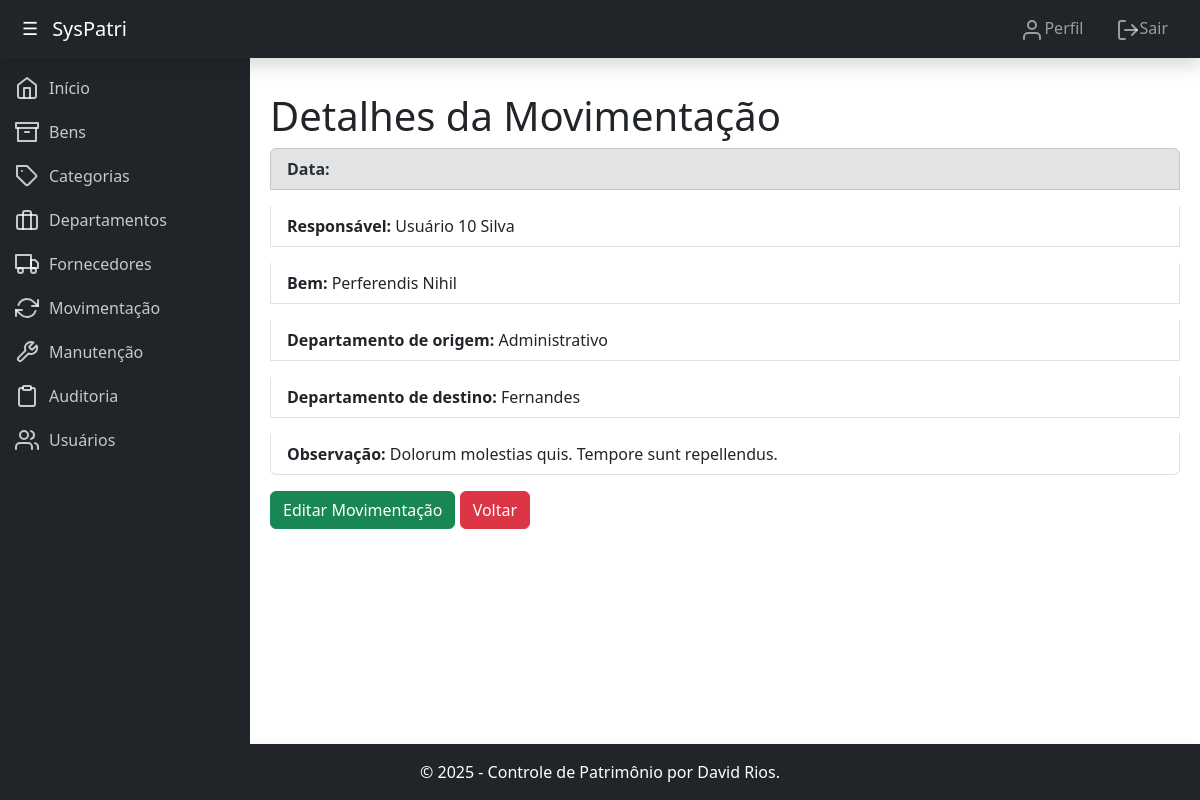
The app's page /controle/movimentacoes/detalhes/40/ (signed in) with its own data.
### controle/models.py (models this page shows, shortened)
class Movimentacao(models.Model):
    bem = models.ForeignKey(Bem, on_delete=models.CASCADE, verbose_name="Bem")
    departamento_origem = models.ForeignKey(Departamento, on_delete=models.CASCADE, related_name="movimentacoes_origem", verbose_name="Departamento de Origem")
    departamento_destino = models.ForeignKey(Departamento, on_delete=models.CASCADE, related_name="movimentacoes_destino", verbose_name="Departamento de Destino")
    data_movimentacao = models.DateTimeField(auto_now_add=True, verbose_name="Data da Movimentação")
    responsavel = models.ForeignKey(Usuario, on_delete=models.SET_NULL, null=True, verbose_name="Responsável")
    observacao = models.TextField(blank=True, null=True, verbose_name="Observação")
    class Meta:
        verbose_name = "Movimentação"
        verbose_name_plural = "Movimentações"

### core/models.py (models this page shows)
class Usuario(AbstractUser):
    departamento = models.ForeignKey(Departamento, on_delete=models.SET_NULL, null=True, blank=True, verbose_name="Departamento")
    cargo = models.CharField(max_length=100, blank=True, null=True, verbose_name="Cargo")
    gerente = models.BooleanField(default=False, verbose_name="Gerente")
    groups = models.ManyToManyField(
        'auth.Group',
        verbose_name='groups',
        blank=True,
        help_text='The groups this user belongs to. A user will get all permissions granted to each of their groups.',
        related_name="usuario_groups",  # Nome único para o related_name
        related_query_name="usuario",
    )
    user_permissions = models.ManyToManyField(
        'auth.Permission',
        verbose_name='user permissions',
        blank=True,
        help_text='Specific permissions for this user.',
        related_name="usuario_permissions",  # Nome único para o related_name
        related_query_name="usuario",
    )
    def __str__(self):
        return self.get_full_name() or self.username

### patrimonio/models.py (models this page shows)
class Bem(models.Model):
    nome = models.CharField(max_length=100, verbose_name="Nome")
    descricao = models.TextField(blank=True, null=True, verbose_name="Descrição")
    categoria = models.ForeignKey(Categoria, on_delete=models.SET_NULL, null=True, verbose_name="Categoria")
    departamento = models.ForeignKey(Departamento, on_delete=models.SET_NULL, null=True, verbose_name="Departamento")
    fornecedor = models.ForeignKey(Fornecedor, on_delete=models.SET_NULL, null=True, verbose_name="Fornecedor")
    data_aquisicao = models.DateField(verbose_name="Data de Aquisição")
    valor = models.DecimalField(max_digits=10, decimal_places=2, verbose_name="Valor")
    rfid = models.CharField(max_length=50, unique=True, verbose_name="RFID")
    status = models.CharField(max_length=20, choices=[('ativo', 'Ativo'), ('inativo', 'Inativo')], default='ativo', verbose_name="Status")
    def __str__(self):
        return self.nome
    class Meta:
        verbose_name = "Bem"
        verbose_name_plural = "Bens"

class Departamento(models.Model):
    nome = models.CharField(max_length=100, verbose_name="Nome")
    responsavel = models.CharField(max_length=100, verbose_name="Responsável")
    telefone = models.CharField(max_length=20, blank=True, null=True, verbose_name="Telefone")
    def __str__(self):
        return self.nome
    class Meta:
        verbose_name = "Departamento"
        verbose_name_plural = "Departamentos"

### controle/views.py (the view)
# urls.py: path('movimentacoes/detalhes/<int:pk>/', views.detalhes_movimentacao, name='detalhes_movimentacao'),
@login_required
def detalhes_movimentacao(request, pk):
    movimentacao = get_object_or_404(Movimentacao, pk=pk)
    return render(request, 'detalhes_movimentacao.html', {'movimentacao': movimentacao})

### controle/templates/detalhes_movimentacao.html (shortened to what this page needs)
{% extends 'base.html' %}
{% block content %}
    <h1>Detalhes da Movimentação</h1>
    <ul class="list-group">
        <p class="list-group-item list-group-item-secondary"><strong>Data:</strong> {{ movimentacao.data }}</p>
        <p class="list-group-item"><strong>Responsável:</strong> {{ movimentacao.responsavel }}</p>
        <p class="list-group-item"><strong>Bem:</strong> {{ movimentacao.bem }}</p>
        <p class="list-group-item"><strong>Departamento de origem:</strong> {{ movimentacao.departamento_origem }}</p>
        <p class="list-group-item"><strong>Departamento de destino:</strong> {{ movimentacao.departamento_destino }}</p>
        <p class="list-group-item"><strong>Observação:</strong> {{ movimentacao.observacao }}</p>
    </ul>
    <a class="btn btn-success" href="{% url 'atualizar_movimentacao' movimentacao.pk %}">Editar Movimentação</a>
    <a class="btn btn-danger" href="{% url 'listar_movimentacoes' %}">Voltar</a>
{% endblock %}

### records on screen
Movimentacao: responsavel "Usuário 10 Silva", bem "Perferendis Nihil", departamento_origem "Administrativo", departamento_destino "Fernandes", observacao "Dolorum molestias quis. Tempore sunt repellendus."
